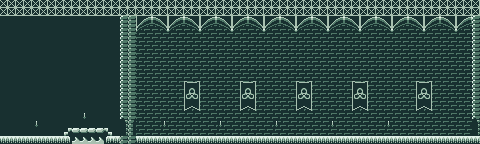

Rendered tile map (Tiled .tmx) drawn with the repository's tilesets; below, a short description and the full map source, tile grids included:
An orthogonal 60x18 tile map with 8x8 px tiles, 2 tile layers (background1, background2).

<map version="1.2" tiledversion="1.2.3" orientation="orthogonal" renderorder="right-down" width="60" height="18" tilewidth="8" tileheight="8" infinite="0" nextlayerid="3" nextobjectid="1">
 <tileset firstgid="1" source="tilesets/background.tsx" />
 <layer id="2" name="background1" width="60" height="18">
  <data encoding="csv">
47,47,47,47,47,47,47,47,47,47,47,47,47,47,47,47,47,47,47,47,47,47,47,47,47,47,47,47,47,47,47,47,47,47,47,47,47,47,47,47,47,47,47,47,47,47,47,47,47,47,47,47,47,47,47,47,47,47,47,47,
47,47,47,47,47,47,47,47,47,47,47,47,47,47,47,47,47,47,47,47,47,47,47,47,47,47,47,47,47,47,47,47,47,47,47,47,47,47,47,47,47,47,47,47,47,47,47,47,47,47,47,47,47,47,47,47,47,47,47,47,
33,33,33,33,33,33,33,33,33,33,33,33,33,33,33,33,1,1,1,1,1,1,1,1,1,1,1,1,1,1,1,1,1,1,1,1,1,1,1,1,1,1,1,1,1,1,1,1,1,1,1,1,1,1,1,1,1,1,1,1,
33,33,33,33,33,33,33,33,33,33,33,33,33,33,33,33,1,1,1,1,1,1,1,1,1,1,1,1,1,1,1,1,1,1,1,1,1,1,1,1,1,1,1,1,1,1,1,1,1,1,1,1,1,1,1,1,1,1,1,1,
33,33,33,33,33,33,33,33,33,33,33,33,33,33,33,33,1,1,1,1,1,1,1,1,1,1,1,1,1,1,1,1,1,1,1,1,1,1,1,1,1,1,1,1,1,1,1,1,1,1,1,1,1,1,1,1,1,1,1,1,
33,33,33,33,33,33,33,33,33,33,33,33,33,33,33,33,1,1,1,1,1,1,1,1,1,1,1,1,1,1,1,1,1,1,1,1,1,1,1,1,1,1,1,1,1,1,1,1,1,1,1,1,1,1,1,1,1,1,1,1,
33,33,33,33,33,33,33,33,33,33,33,33,33,33,33,33,1,1,1,1,1,1,1,1,1,1,1,1,1,1,1,1,1,1,1,1,1,1,1,1,1,1,1,1,1,1,1,1,1,1,1,1,1,1,1,1,1,1,1,1,
33,33,33,33,33,33,33,33,33,33,33,33,33,33,33,33,1,1,1,1,1,1,1,1,1,1,1,1,1,1,1,1,1,1,1,1,1,1,1,1,1,1,1,1,1,1,1,1,1,1,1,1,1,1,1,1,1,1,1,1,
33,33,33,33,33,33,33,33,33,33,33,33,33,33,33,33,1,1,1,1,1,1,1,1,1,1,1,1,1,1,1,1,1,1,1,1,1,1,1,1,1,1,1,1,1,1,1,1,1,1,1,1,1,1,1,1,1,1,1,1,
33,33,33,33,33,33,33,33,33,33,33,33,33,33,33,33,1,1,1,1,1,1,1,1,1,1,1,1,1,1,1,1,1,1,1,1,1,1,1,1,1,1,1,1,1,1,1,1,1,1,1,1,1,1,1,1,1,1,1,1,
33,33,33,33,33,33,33,33,33,33,33,33,33,33,33,33,1,1,1,1,1,1,1,1,1,1,1,1,1,1,1,1,1,1,1,1,1,1,1,1,1,1,1,1,1,1,1,1,1,1,1,1,1,1,1,1,1,1,1,1,
33,33,33,33,33,33,33,33,33,33,33,33,33,33,33,33,1,1,1,1,1,1,1,1,1,1,1,1,1,1,1,1,1,1,1,1,1,1,1,1,1,1,1,1,1,1,1,1,1,1,1,1,1,1,1,1,1,1,1,1,
33,33,33,33,33,33,33,33,33,33,33,33,33,33,33,33,1,1,1,1,1,1,1,1,1,1,1,1,1,1,1,1,1,1,1,1,1,1,1,1,1,1,1,1,1,1,1,1,1,1,1,1,1,1,1,1,1,1,1,1,
33,33,33,33,33,33,33,33,33,33,33,33,33,33,33,33,1,1,1,1,1,1,1,1,1,1,1,1,1,1,1,1,1,1,1,1,1,1,1,1,1,1,1,1,1,1,1,1,1,1,1,1,1,1,1,1,1,1,1,1,
33,33,33,33,33,33,33,33,33,33,33,33,33,33,33,33,1,1,1,1,1,1,1,1,1,1,1,1,1,1,1,1,1,1,1,1,1,1,1,1,1,1,1,1,1,1,1,1,1,1,1,1,1,1,1,1,1,1,1,1,
33,33,33,33,33,33,33,33,33,33,33,33,33,33,33,33,1,1,1,1,1,1,1,1,1,1,1,1,1,1,1,1,1,1,1,1,1,1,1,1,1,1,1,1,1,1,1,1,1,1,1,1,1,1,1,1,1,1,1,1,
33,33,33,33,33,33,33,33,33,33,33,33,33,33,33,33,1,1,1,1,1,1,1,1,1,1,1,1,1,1,1,1,1,1,1,1,1,1,1,1,1,1,1,1,1,1,1,1,1,1,1,1,1,1,1,1,1,1,1,1,
33,33,33,33,33,33,33,33,33,33,33,33,33,33,33,33,1,1,1,1,1,1,1,1,1,1,1,1,1,1,1,1,1,1,1,1,1,1,1,1,1,1,1,1,1,1,1,1,1,1,1,1,1,1,1,1,1,1,1,1
</data>
 </layer>
 <layer id="1" name="background2" width="60" height="18">
  <data encoding="csv">
0,0,0,0,0,0,0,0,0,0,0,0,0,0,0,0,0,0,0,0,0,0,0,0,0,0,0,0,0,0,0,0,0,0,0,0,0,0,0,0,0,0,0,0,0,0,0,0,0,0,0,0,0,0,0,0,0,0,0,0,
0,0,0,0,0,0,0,0,0,0,0,0,0,0,0,0,0,0,0,0,0,0,0,0,0,0,0,0,0,0,0,0,0,0,0,0,0,0,0,0,0,0,0,0,0,0,0,0,0,0,0,0,0,0,0,0,0,0,0,0,
0,0,0,0,0,0,0,0,0,0,0,0,0,0,0,23,37,48,49,50,51,48,49,50,51,48,49,50,51,48,49,50,51,48,49,50,51,48,49,50,51,48,49,50,51,48,49,50,51,48,49,50,51,48,49,50,51,48,49,23,
0,0,0,0,0,0,0,0,0,0,0,0,0,0,0,23,37,52,53,54,55,52,53,54,55,52,53,54,55,52,53,54,55,52,53,54,55,52,53,54,55,52,53,54,55,52,53,54,55,52,53,54,55,52,53,54,55,52,53,23,
0,0,0,0,0,0,0,0,0,0,0,0,0,0,0,23,37,0,0,0,0,0,0,0,0,0,0,0,0,0,0,0,0,0,0,0,0,0,0,0,0,0,0,0,0,0,0,0,0,0,0,0,0,0,0,0,0,0,0,23,
0,0,0,0,0,0,0,0,0,0,0,0,0,0,0,23,37,0,0,0,0,0,0,0,0,0,0,0,0,0,0,0,0,0,0,0,0,0,0,0,0,0,0,0,0,0,0,0,0,0,0,0,0,0,0,0,0,0,0,23,
0,0,0,0,0,0,0,0,0,0,0,0,0,0,0,23,37,0,0,0,0,0,0,0,0,0,0,0,0,0,0,0,0,0,0,0,0,0,0,0,0,0,0,0,0,0,0,0,0,0,0,0,0,0,0,0,0,0,0,23,
0,0,0,0,0,0,0,0,0,0,0,0,0,0,0,23,37,0,0,0,0,0,0,0,0,0,0,0,0,0,0,0,0,0,0,0,0,0,0,0,0,0,0,0,0,0,0,0,0,0,0,0,0,0,0,0,0,0,0,23,
0,0,0,0,0,0,0,0,0,0,0,0,0,0,0,23,37,0,0,0,0,0,0,0,0,0,0,0,0,0,0,0,0,0,0,0,0,0,0,0,0,0,0,0,0,0,0,0,0,0,0,0,0,0,0,0,0,0,0,23,
0,0,0,0,0,0,0,0,0,0,0,0,0,0,0,23,37,0,0,0,0,0,0,0,0,0,0,0,0,0,0,0,0,0,0,0,0,0,0,0,0,0,0,0,0,0,0,0,0,0,0,0,0,0,0,0,0,0,0,23,
0,0,0,0,0,0,0,0,0,0,0,0,0,0,0,23,37,0,0,0,0,0,0,39,40,0,0,0,0,0,39,40,0,0,0,0,0,39,40,0,0,0,0,0,39,40,0,0,0,0,0,0,39,40,0,0,0,0,0,23,
0,0,0,0,0,0,0,0,0,0,0,0,0,0,0,23,37,0,0,0,0,0,0,41,42,0,0,0,0,0,41,42,0,0,0,0,0,41,42,0,0,0,0,0,41,42,0,0,0,0,0,0,41,42,0,0,0,0,0,23,
0,0,0,0,0,0,0,0,0,0,0,0,0,0,0,23,37,0,0,0,0,0,0,43,44,0,0,0,0,0,43,44,0,0,0,0,0,43,44,0,0,0,0,0,43,44,0,0,0,0,0,0,43,44,0,0,0,0,0,23,
0,0,0,0,0,0,0,0,0,0,0,0,0,0,0,23,37,0,0,0,0,0,0,45,46,0,0,0,0,0,45,46,0,0,0,0,0,45,46,0,0,0,0,0,45,46,0,0,0,0,0,0,45,46,0,0,0,0,0,23,
0,0,0,0,0,0,0,0,0,0,38,0,0,0,0,24,37,0,0,0,0,0,0,0,0,0,0,0,0,0,0,0,0,0,0,0,0,0,0,0,0,0,0,0,0,0,0,0,0,0,0,0,0,0,0,0,0,0,0,24,
0,0,0,0,38,0,0,0,0,0,0,0,0,0,0,25,35,0,0,0,38,0,0,0,0,0,0,38,0,0,0,0,0,0,38,0,0,0,0,0,0,38,0,0,0,0,0,0,38,0,0,0,0,0,0,0,0,0,0,25,
0,0,0,0,0,0,0,0,34,3,3,3,3,6,0,26,36,0,0,0,0,0,0,0,0,0,0,0,0,0,0,0,0,0,0,0,0,0,0,0,0,0,0,0,0,0,0,0,0,0,0,0,0,0,0,0,0,0,0,26,
2,2,2,2,2,2,2,2,7,31,31,31,31,32,2,37,37,2,2,2,2,2,2,2,2,2,2,2,2,2,2,2,2,2,2,2,2,2,2,2,2,2,2,2,2,2,2,2,2,2,2,2,2,2,2,2,2,2,2,2
</data>
 </layer>
</map>